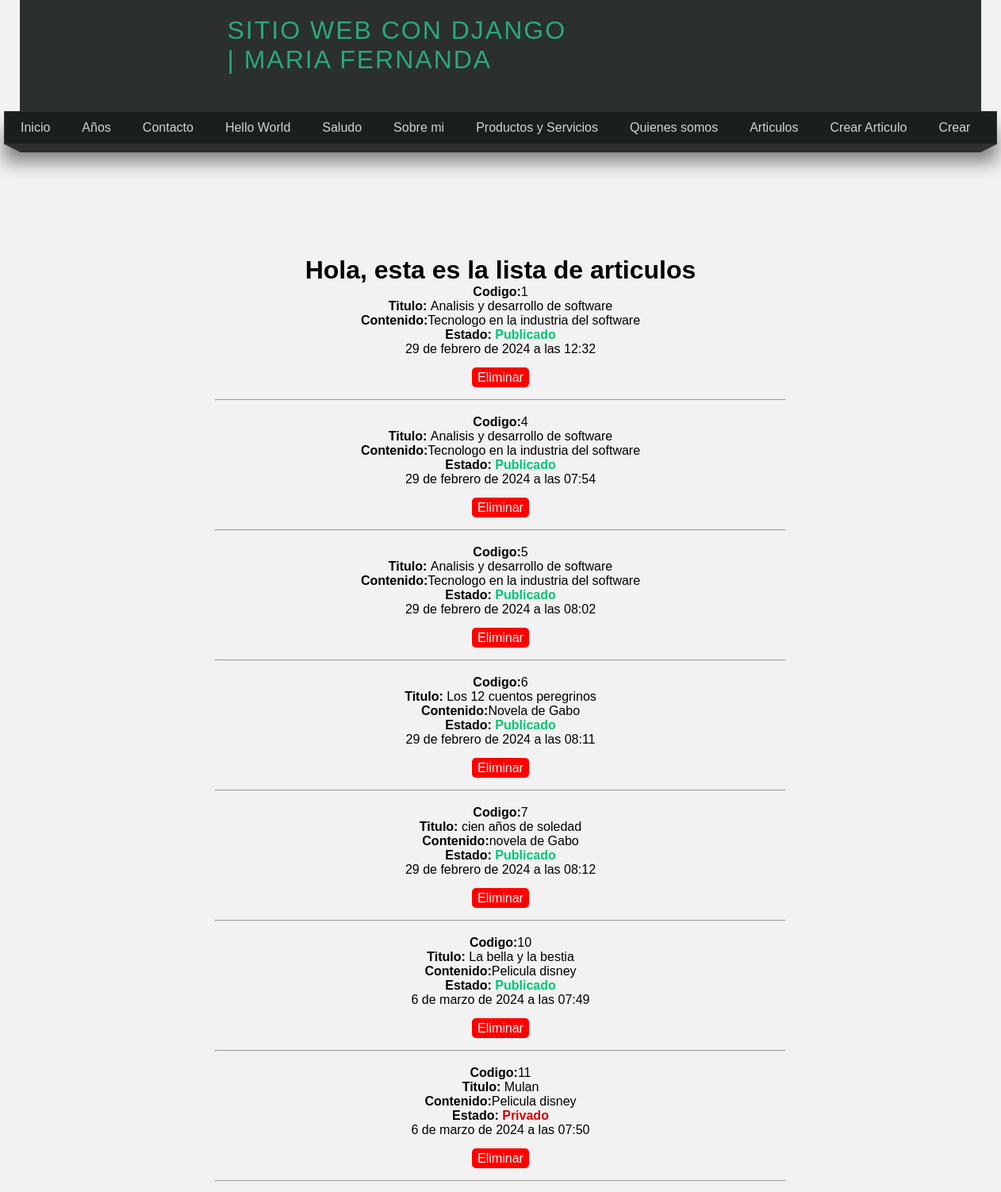
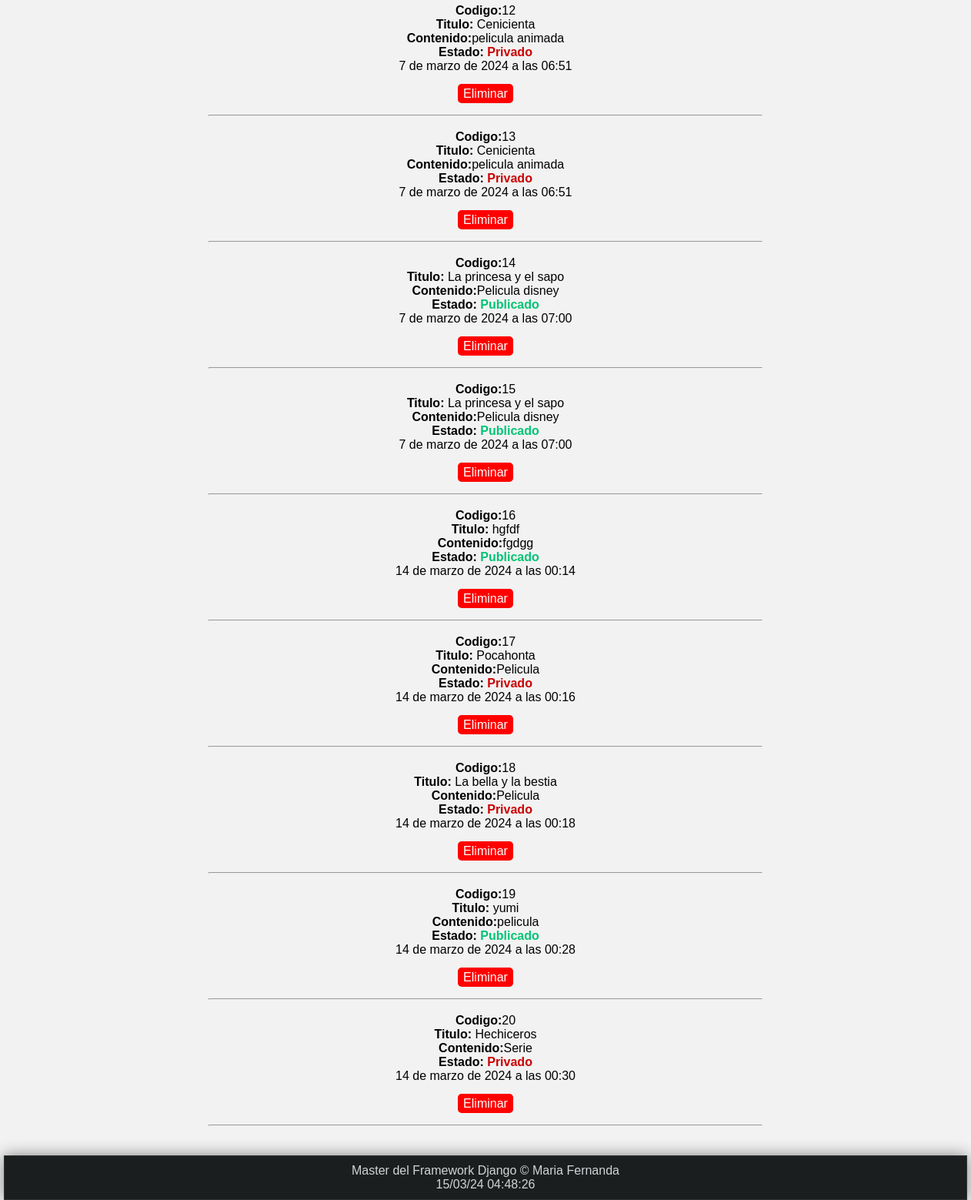
Page /articulos/ on the committed database (2 pictures, top to bottom).
### miApp/models.py (models this page shows, shortened)
class Article(models.Model):
    title=models.CharField(max_length=150)
    content=models.TextField()
    image=models.ImageField(default='null',upload_to="articles")
    public=models.BooleanField()
    create_date=models.DateTimeField(auto_now_add=True)
    update_date=models.DateField(auto_now=True)
    class Meta:
        verbose_name="Articulo"
        verbose_name_plural="Articulos"
        ordering=['id']

### miApp/views.py (the view)
# urls.py: path('articulos/', views.articulos, name="articulos"),
def articulos(request):
    articulos=Article.objects.order_by('id')
    return render(request,'articulos.html', {
        'articulos':articulos
    })

### miApp/templates/articulos.html (shortened to what this page needs)
{%extends 'layoutDos.html'%}
{%block content%}
    <h1>Hola, esta es la lista de articulos</h1>
    <ul>
        {% for article in articulos %}
            <li>
        <strong>Codigo:</strong>{{ article.id }}
        <br>
        <strong>Titulo: </strong>{{ article.title }}
        <br>
        <strong>Contenido:</strong>{{ article.content }}
        <br>
        <strong>Estado:</strong>
        {%if article.public%}
            <strong class="publicado">Publicado</strong>
        {%else%}
                <strong class="privado">Privado</strong>
        {%endif%}
        <br>
        <span>{{article.create_date}}</span>
        <br>
        <br>
        <div class="lista a">
            <a href="{% url 'borrar_articulos' article.id %}" class="eliminar-boton">Eliminar</a>
        </div>
        <br>
        <hr>
        </li>
        <br>
        {% endfor %}
    </ul>
{%endblock%}

### todo/static/css/style.css (style rules this page uses)
* { margin: 0px; padding: 0px; font-family: sans-serif,Arial, Helvetica; text-decoration: none; }
body { font-family: Verdana, Geneva, Tahoma, sans-serif; background-color: #f2f2f2; }
.eliminar-boton { background-color: #ff0000; color: #ffffff; padding: 4px 7px; text-decoration: none; border: none; border-radius: 5px; }
.publicado { color:#00c475 }
.privado { color:#cc0000 }

### rows in the picture
Article: id "1", title "Analisis y desarrollo de software", content "Tecnologo en la industria del software", public "Publicado", create_date "29 de febrero de 2024 a las 12:32"
Article: id "4", title "Analisis y desarrollo de software", content "Tecnologo en la industria del software", public "Publicado", create_date "29 de febrero de 2024 a las 07:54"
Article: id "5", title "Analisis y desarrollo de software", content "Tecnologo en la industria del software", public "Publicado", create_date "29 de febrero de 2024 a las 08:02"
Article: id "6", title "Los 12 cuentos peregrinos", content "Novela de Gabo", public "Publicado", create_date "29 de febrero de 2024 a las 08:11"
Article: id "7", title "cien años de soledad", content "novela de Gabo", public "Publicado", create_date "29 de febrero de 2024 a las 08:12"
Article: id "10", title "La bella y la bestia", content "Pelicula disney", public "Publicado", create_date "6 de marzo de 2024 a las 07:49"
Article: id "11", title "Mulan", content "Pelicula disney", public "Privado", create_date "6 de marzo de 2024 a las 07:50"
Article: id "12", title "Cenicienta", content "pelicula animada", public "Privado", create_date "7 de marzo de 2024 a las 06:51"
Article: id "13", title "Cenicienta", content "pelicula animada", public "Privado", create_date "7 de marzo de 2024 a las 06:51"
Article: id "14", title "La princesa y el sapo", content "Pelicula disney", public "Publicado", create_date "7 de marzo de 2024 a las 07:00"
Article: id "15", title "La princesa y el sapo", content "Pelicula disney", public "Publicado", create_date "7 de marzo de 2024 a las 07:00"
Article: id "16", title "hgfdf", content "fgdgg", public "Publicado", create_date "14 de marzo de 2024 a las 00:14"
Article: id "17", title "Pocahonta", content "Pelicula", public "Privado", create_date "14 de marzo de 2024 a las 00:16"
Article: id "18", title "La bella y la bestia", content "Pelicula", public "Privado", create_date "14 de marzo de 2024 a las 00:18"
Article: id "19", title "yumi", content "pelicula", public "Publicado", create_date "14 de marzo de 2024 a las 00:28"
Article: id "20", title "Hechiceros", content "Serie", public "Privado", create_date "14 de marzo de 2024 a las 00:30"
